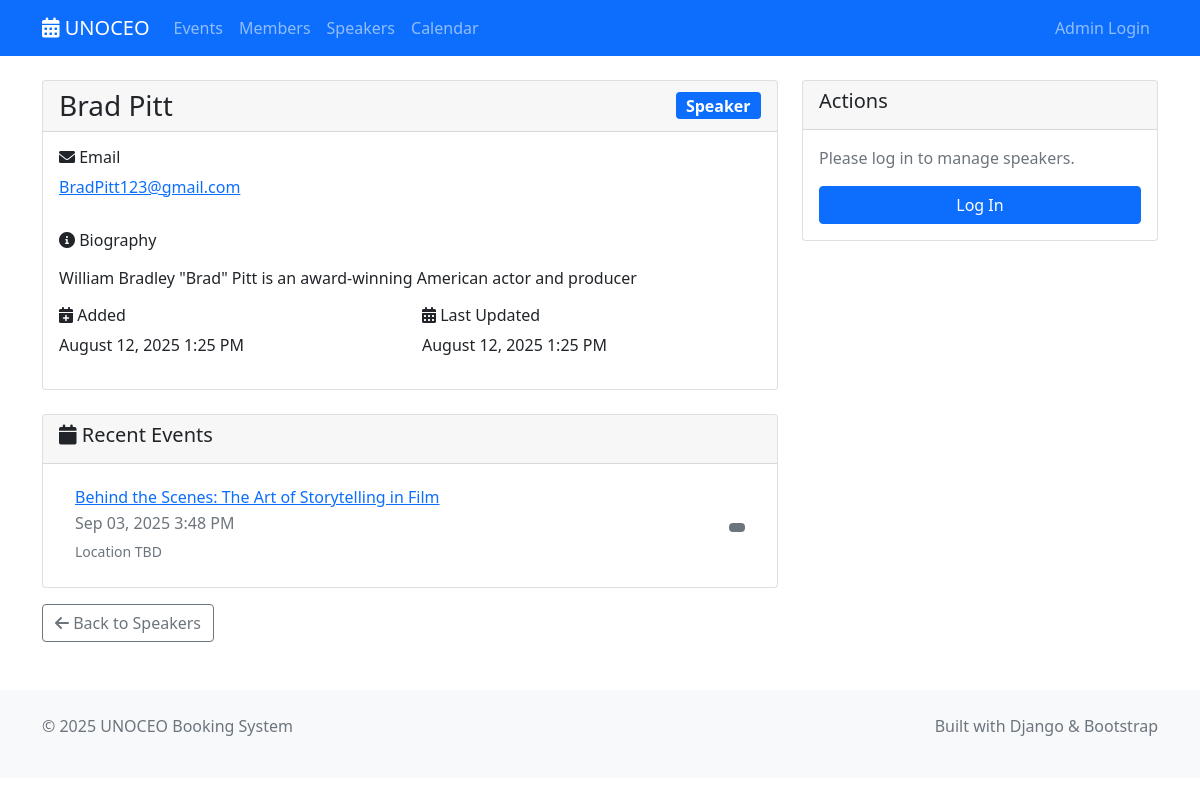
/speakers/2/, run on an earlier commit of the app's database.
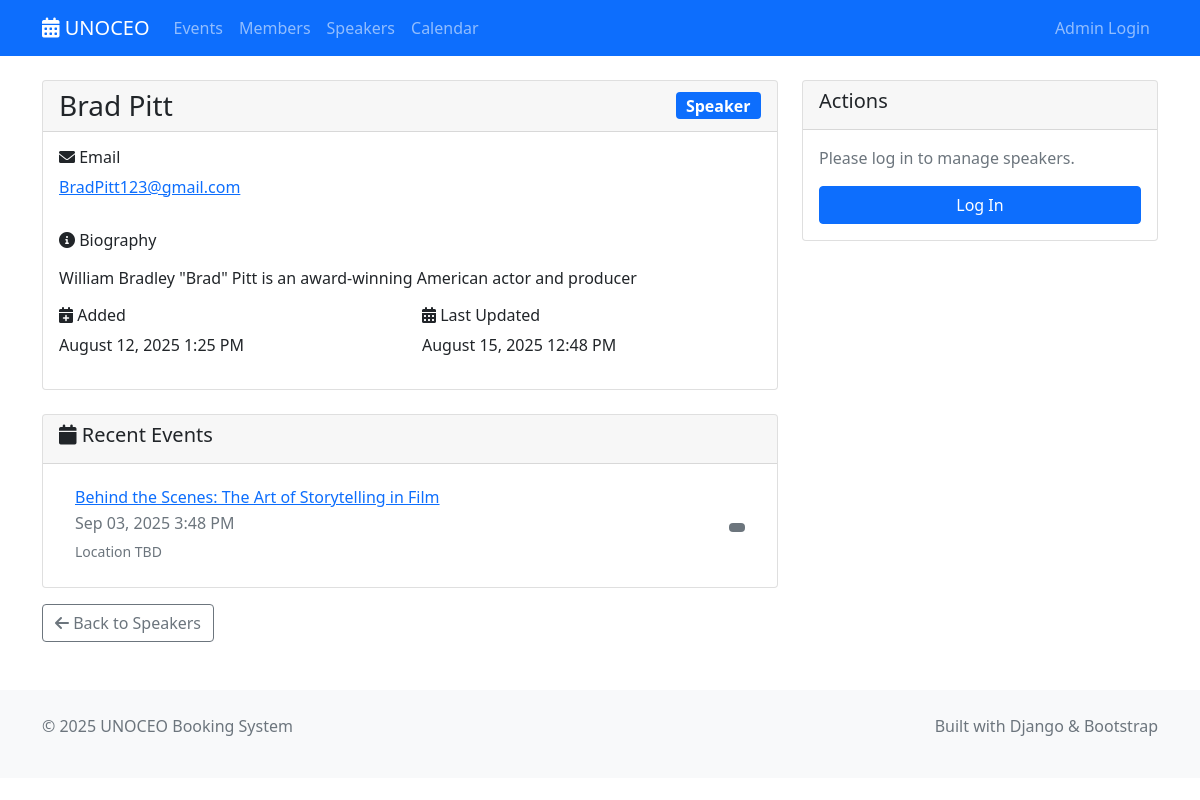
And on a later commit of the database.
### shared/models.py (models this page shows, shortened)
class Speaker(models.Model):
    name = models.CharField(max_length=200)
    email = models.EmailField(validators=[EmailValidator()])
    bio = models.TextField(blank=True)
    company_name = models.CharField(max_length=200, blank=True, help_text="Speaker's company or organization")
    created_at = models.DateTimeField(auto_now_add=True)
    updated_at = models.DateTimeField(auto_now=True)
    class Meta:
        ordering = ['name']

### speaker_management/display/views.py (the view)
# urls.py: path('<int:pk>/', views.SpeakerDetailView.as_view(), name='detail'),
class SpeakerDetailView(DetailView):
    model = Speaker
    template_name = 'speaker_management/detail.html'
    context_object_name = 'speaker'
    def get_context_data(self, **kwargs):
        context = super().get_context_data(**kwargs)
        context['recent_events'] = self.object.event_set.all()[:5]
        return context

### speaker_management/display/templates/speaker_management/detail.html (shortened to what the changed rows need)
{% extends 'base.html' %}
{% block content %}
<div class="container mt-4">
    <div class="row">
        <div class="col-lg-8">
            <div class="card">
                <div class="card-header d-flex justify-content-between align-items-center">
                    <h1 class="h3 mb-0">{{ speaker.name }}</h1>
                    <span class="badge bg-primary fs-6">Speaker</span>
                </div>
                <div class="card-body">
                    <div class="row mb-3">
                        <div class="col-md-12">
                            <p><a href="mailto:{{ speaker.email }}">{{ speaker.email }}</a></p>
                        </div>
                    </div>
                    {% if speaker.bio %}
                        <div class="mb-3">
                            <h6><i class="fas fa-info-circle"></i> Biography</h6>
                            <p>{{ speaker.bio|linebreaks }}</p>
                        </div>
                    {% endif %}
                    <div class="row">
                        <div class="col-md-6">
                            <h6><i class="fas fa-calendar-plus"></i> Added</h6>
                            <p>{{ speaker.created_at|date:"F d, Y g:i A" }}</p>
                        </div>
                        <div class="col-md-6">
                            <h6><i class="fas fa-calendar-alt"></i> Last Updated</h6>
                            <p>{{ speaker.updated_at|date:"F d, Y g:i A" }}</p>
                        </div>
                    </div>
                </div>
            </div>
        </div>
    </div>
</div>
{% endblock %}

What changed in the data, as far as the page shows it:
changed Speaker "Brad Pitt": updated_at "August 12, 2025 1:25 PM" → "August 15, 2025 12:48 PM"
